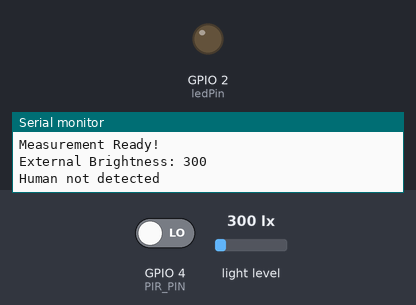
Simulated run of this sketch. Board: ESP8266 (NodeMCU). Shown: output pins drawn as LEDs (lit = HIGH), the last lines printed to the serial monitor. The inputs (shaded band) are chosen by the test bench; at power-on: GPIO 4 (PIR_PIN) LOW, light level 300 lx. WiFi joins after 1.5 s; servers stay silent unless stated.

Above: at 5.0 s.
5.1 s: GPIO 4 (PIR_PIN) driven HIGH
At 6.86 s:
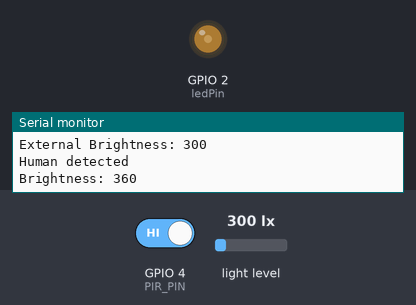
At 9.7 s:
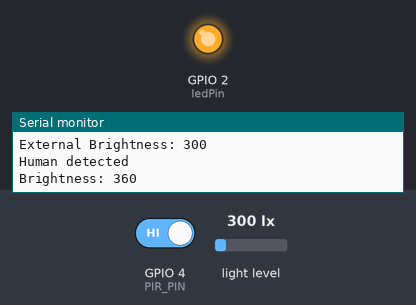
Timing chart, 0 to 11.2 s (numbered marks = the images above; inputs shaded):
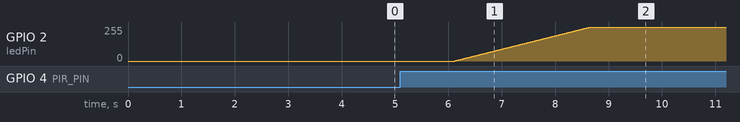

Measured:
- after the input at 5.1 s, GPIO 2 (ledPin): moves from 0/255 to 255/255 over 2.5 s, starting after 1.0 s

The sketch:

IntegrationTest_Two.ino
```cpp
#if defined(ESP32)
#include <WiFi.h>
#include <FirebaseESP32.h>
#elif defined(ESP8266)
#include <ESP8266WiFi.h>
#include <FirebaseESP8266.h>
#endif

#include <BH1750.h>
#include <Wire.h>
#include <SPI.h>

// Firebase Configurations
#define WIFI_SSID "Azaken's Galaxy A50"
#define WIFI_PASSWORD "rgtm4117"
#define API_KEY "oZfDIpwkxS1GyTPAIlmSgmlFX8QYJGaVkJKhvqFr"
#define DATABASE_URL "https://esp32-fb-a24cd-default-rtdb.firebaseio.com/"

// Luminosity Sensor
BH1750 lightMeter(0x23);
int externalBrightness = 0;

// PIR Sensor
#define PIR_PIN 4
#define ledPin 2
bool pir;

FirebaseData fbdo;
int brightness;
bool ledStatus = false;

void setup()
{
    Serial.begin(115200);
    delay(2000);

    // Connect to Wi-Fi
    WiFi.begin(WIFI_SSID, WIFI_PASSWORD);
    Serial.print("Connecting to Wi-Fi");
    while (WiFi.status() != WL_CONNECTED)
    {
        Serial.print(".");
        delay(300);
    }
    Serial.println();
    Serial.print("Connected with IP: ");
    Serial.println(WiFi.localIP());
    Serial.println();

    // Initialize Firebase
    Firebase.begin(DATABASE_URL, API_KEY);

    // Initialize BH1750 sensor
    Wire.begin();
    if (lightMeter.begin(BH1750::CONTINUOUS_HIGH_RES_MODE))
    {
        Serial.println(F("BH1750 Advanced begin"));
    }
    else
    {
        Serial.println(F("Error initializing BH1750"));
    }

    // Setup PIR sensor
    pinMode(PIR_PIN, INPUT);
    pinMode(ledPin, OUTPUT);

    // Set Firebase parameters
    Firebase.setInt(fbdo, "/brightness", brightness);
    Firebase.setBool(fbdo, "/ledStatus", ledStatus);
}

void loop()
{
    // Read luminosity level
    if (lightMeter.measurementReady())
    {
        externalBrightness = (int)lightMeter.readLightLevel();
        Serial.println("Measurement Ready!");
        Serial.print("External Brightness: ");
    }

    Serial.println(externalBrightness);

    // Check PIR sensor
    pir = digitalRead(PIR_PIN);
    if (pir == HIGH)
    {
        // Human detected
        Serial.println("Human detected");

        // Adjust LED brightness
        brightness = externalBrightness + 60;
        Serial.print("Brightness: ");
        Serial.println(brightness);
        for (int i = 0; i <= brightness; i++)
        {
            analogWrite(ledPin, i);
            delay(10);
        }

        // Update LED status and brightness to Firebase
        ledStatus = true;
        Firebase.setInt(fbdo, "/brightness", brightness);
        Firebase.setBool(fbdo, "/ledStatus", ledStatus);

        delay(20000); // Wait for 20 seconds
    }
    else
    {
        // No human detected
        Serial.println("Human not detected");

        // Turn off LED
        analogWrite(ledPin, 0);

        // Update LED status to Firebase
        ledStatus = false;
        Firebase.setBool(fbdo, "/ledStatus", ledStatus);

        delay(1000);
    }
}
```
